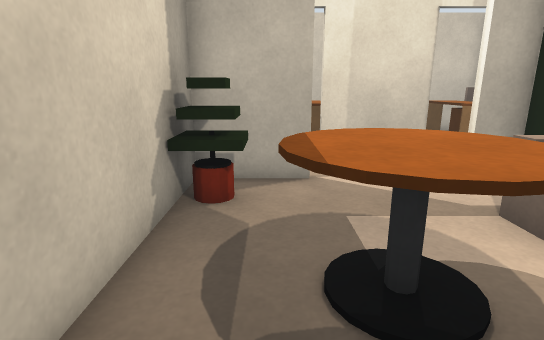
View 1 (above)

16 first-person views from a walk through a world built for the Gazebo simulator. The camera is 1 m above the floor, tilts 14° down and sees 80° across. The floor is counted in squares, 0.5 m on a side. Each view is taken from the middle of a square. On the plan, view 1 faces up. The plan holds only what a view shows up to about 18 squares ahead; the rest is blank.

View 2
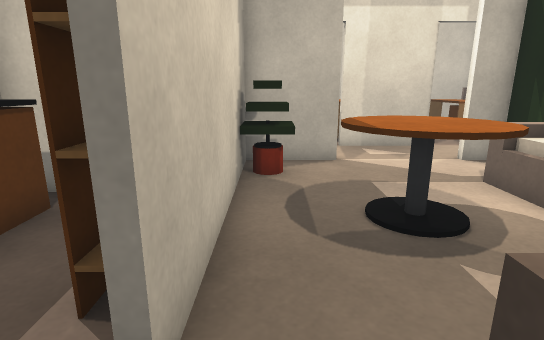

View 3
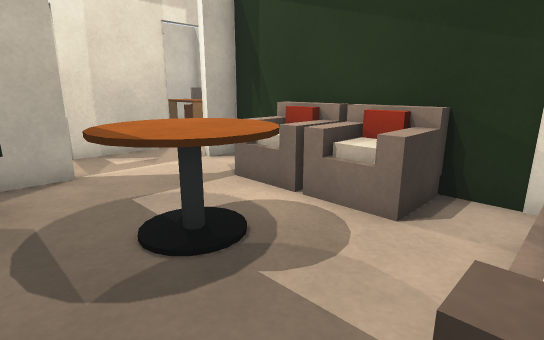

View 4
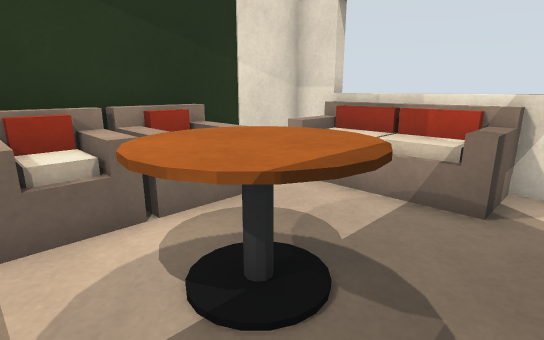

View 5
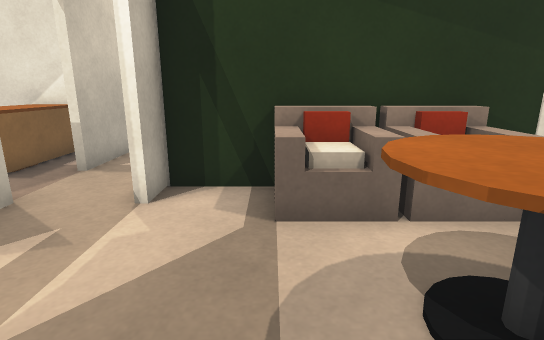

View 6
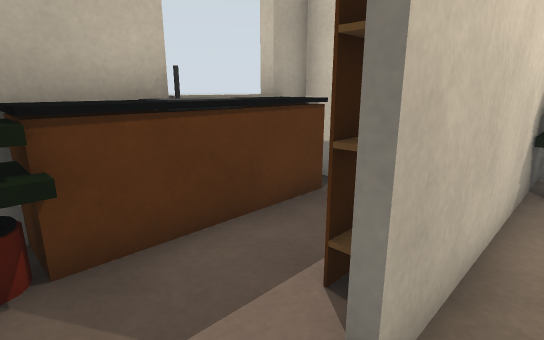

View 7
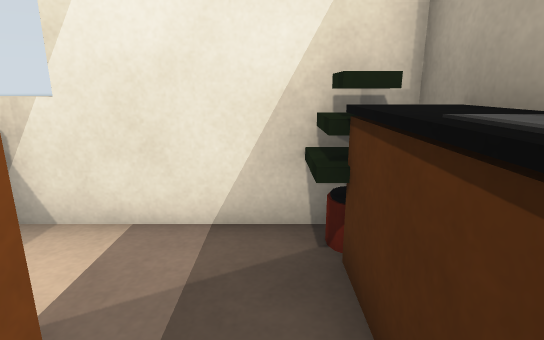

View 8
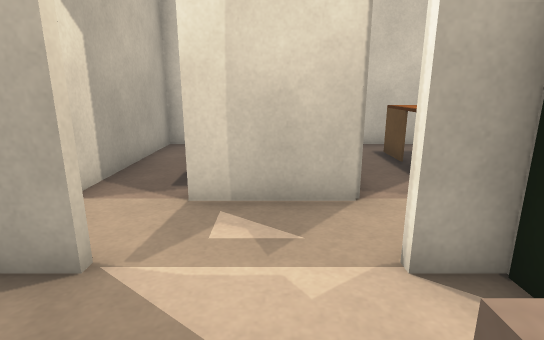

View 9
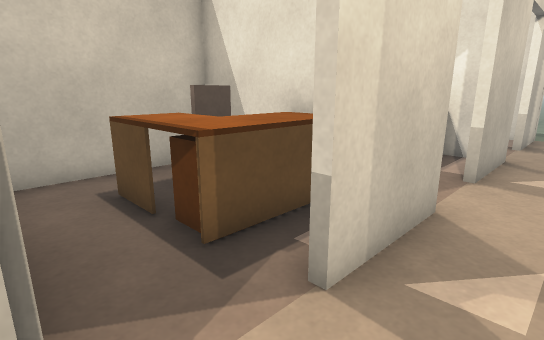

View 10
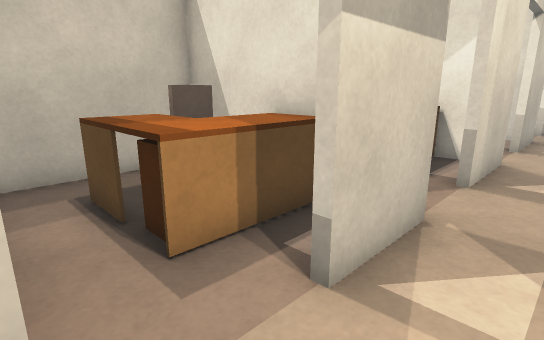

View 11
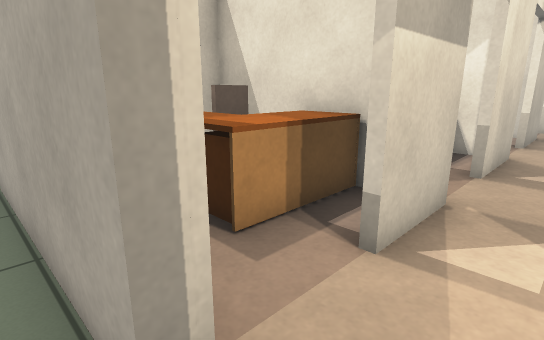

View 12
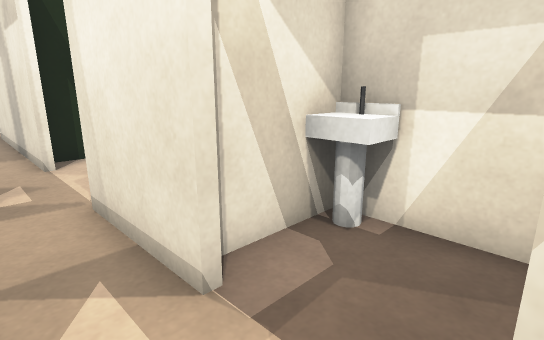

View 13
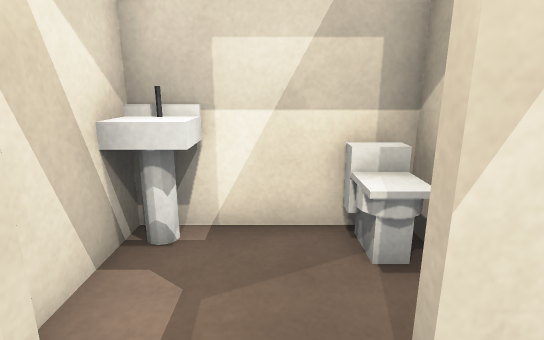

View 14
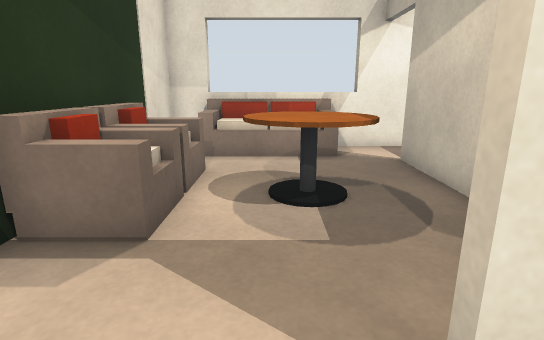

View 15
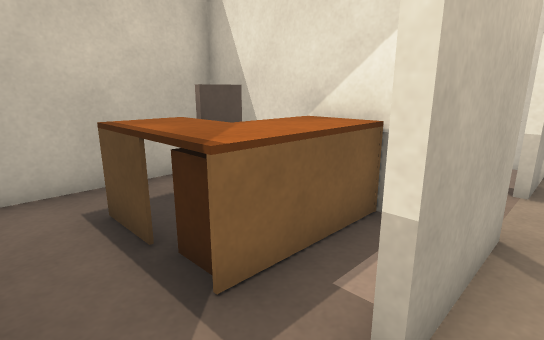

View 16
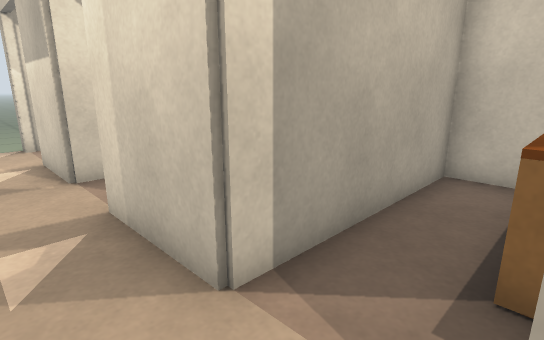

### Floor plan
Ten units are one square. View 1 is at (0, 0); x grows to the right and y downward. Boxes are objects, and circles mark ways between rooms. Rooms are numbered by the first view taken in them; rooms with no view inside come last. Other rooms are left out.
<svg viewBox="-69 -167 229 198">
<path fill="none" stroke="#000" d="M-18 -6 -18 4M10 -72 -18 -72 -18 -24M-60 -42 -60 26 56 26 56 -72 45 -72M-48 -34 -48 15 -61 15M-26 -75 -6 -75M-56 -75 -49 -75M-60 -101 -60 -97M-60 -51 -60 -44 -20 -44 -20 -69M-8 -97 -35 -97M65 -75 85 -75M101 -97 69 -97M155 -97 124 -97M-60 -97 -64 -97 -64 -162M47 -97 14 -97M-6 -75 9 -75M45 -75 65 -75M44 -96 44 -161M49 -161 -8 -161 -8 -97M47 -161 47 -97M99 -102 99 -161 49 -161M-11 -111 -11 -161 -55 -161"/>
<rect x="-55" y="15" width="10" height="10" fill="#bbb"><title>plant</title></rect>
<rect x="-55" y="-15" width="10" height="10" fill="#bbb"><title>other object</title></rect>
<rect x="-25" y="-25" width="10" height="20" fill="#bbb"><title>other object</title></rect>
<rect x="-15" y="-65" width="10" height="10" fill="#bbb"><title>plant</title></rect>
<rect x="-5" y="5" width="50" height="20" fill="#bbb"><title>sofa</title></rect>
<rect x="-5" y="-45" width="30" height="30" fill="#bbb"><title>table</title></rect>
<rect x="35" y="-25" width="20" height="20" fill="#bbb"><title>other object</title></rect>
<rect x="35" y="-55" width="20" height="30" fill="#bbb"><title>other object</title></rect>
<rect x="-55" y="-65" width="10" height="20" fill="#bbb"><title>other object</title></rect>
<rect x="-35" y="-55" width="10" height="10" fill="#bbb"><title>other object</title></rect>
<rect x="5" y="-145" width="40" height="40" fill="#bbb"><title>other object</title></rect>
<rect x="25" y="-145" width="20" height="20" fill="#bbb"><title>chair</title></rect>
<rect x="65" y="-145" width="30" height="30" fill="#bbb"><title>other object</title></rect>
<rect x="75" y="-145" width="20" height="20" fill="#bbb"><title>chair</title></rect>
<rect x="-45" y="-145" width="30" height="30" fill="#bbb"><title>other object</title></rect>
<rect x="-35" y="-145" width="20" height="20" fill="#bbb"><title>chair</title></rect>
<circle cx="25" cy="-70" r="3" fill="#2a7"/>
<circle cx="-60" cy="-85" r="3" fill="#2a7"/>
<circle cx="-15" cy="-85" r="3" fill="#2a7"/>
<circle cx="-45" cy="-100" r="3" fill="#2a7"/>
<circle cx="75" cy="-85" r="3" fill="#2a7"/>
<circle cx="50" cy="-85" r="3" fill="#2a7"/>
<circle cx="5" cy="-100" r="3" fill="#2a7"/>
<circle cx="60" cy="-100" r="3" fill="#2a7"/>
<circle cx="50" cy="-120" r="3" fill="#2a7"/>
<text x="10" y="-20">1</text>
<text x="-40" y="-80">2</text>
<text x="70" y="-90">3</text>
<text x="20" y="-90">4</text>
<text x="60" y="-90">5</text>
<text x="20" y="-130">6</text>
<text x="70" y="-130">7</text>
<text x="-40" y="-130">8</text>
</svg>
Room 1 opens to room 4. Room 2 opens to room 3. Room 2 opens to room 4. Room 2 opens to room 8. Room 3 opens to room 5. Room 4 opens to room 5. Room 4 opens to room 6. Room 5 opens to room 7. Room 6 opens to room 7.

Where each view was taken, in squares from view 1:
view 1: 0 up, 0 right, facing up
view 2: 2 down, 1 left, facing up
view 3: 1 down, 1 left, facing up-right
view 4: 5 up, 1 left, facing down-right
view 5: 5 up, 1 left, facing right
view 6: 2 down, 1 left, facing up-left
view 7: 2 up, 4 left, facing down
view 8: 4 up, 3 right, facing up
view 9: 8 up, 1 left, facing up-right
view 10: 8 up, 6 left, facing up-right
view 11: 8 up, 7 left, facing up-right
view 12: 9 up, 5 left, facing down-right
view 13: 9 up, 4 left, facing down
view 14: 9 up, 2 right, facing down
view 15: 9 up, 5 right, facing up-right
view 16: 8 up, 7 right, facing up-left
